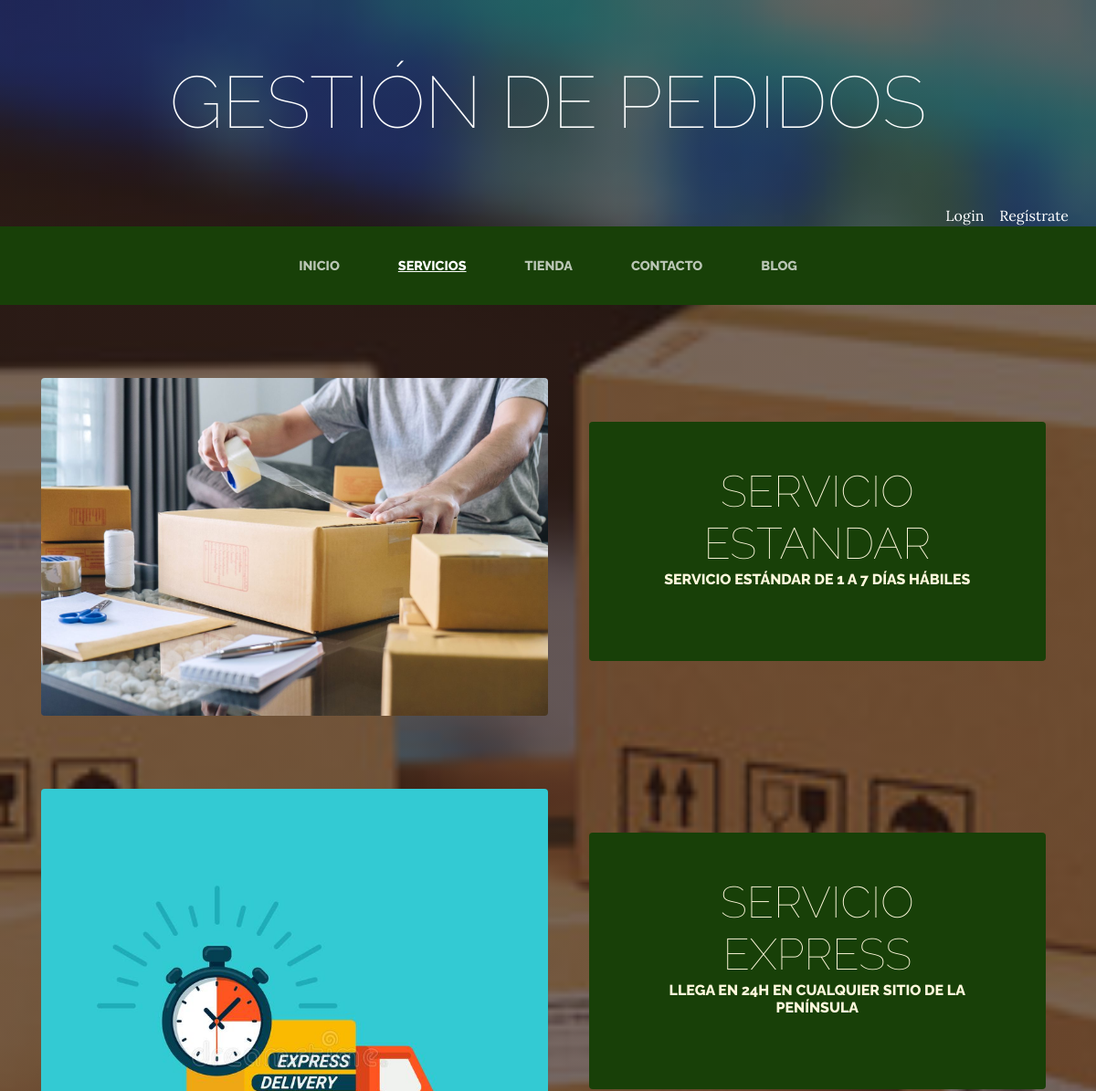
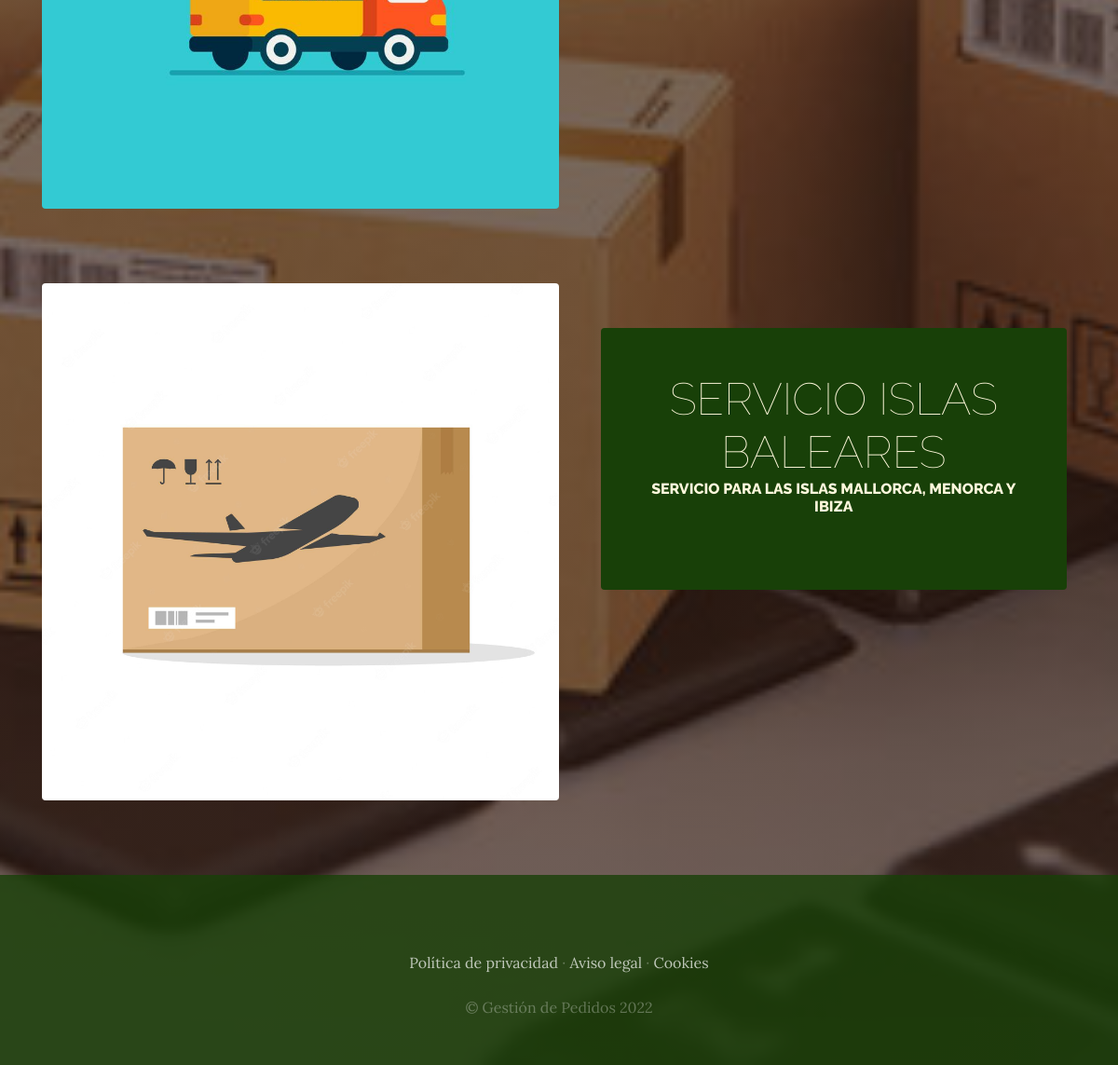
The app's page /servicios/ with its own data (2 pictures, top to bottom).
### servicios/models.py (models this page shows, shortened)
class Servicio(models.Model):
    titulo = models.CharField(max_length=50)
    contenido = models.CharField(max_length=150)
    imagen = models.ImageField(upload_to='servicios')
    created = models.DateTimeField(auto_now_add=True)
    updated = models.DateTimeField(auto_now_add=True)
    class Meta:
        verbose_name='servicio'
        verbose_name_plural='servicios'

### servicios/views.py (the view)
# urls.py: path('servicios/', include('servicios.urls')),
def servicios(request):
    servicios=Servicio.objects.all()
    return render(request, "servicios/servicios.html",{'servicios':servicios })

### carro/context_processor.py (called while the page is built)
def importe_total_carro(request):
    total=0
    if request.user.is_authenticated:
        if 'carro' in request.session:
            for key, value in request.session["carro"].items():
                total=total+(float(value["precio"]))
    else:
        total="Debes hacer login"
    return {'importe_total_carro':total}

### servicios/templates/servicios/servicios.html
{% extends "ProyectoWebApp/base.html" %}
{% load static %}
{% block content %}
    {% for servicio in servicios %}
            <section class="page-section clearfix">
            <div class="container">
            <div class="intro">
                <img class="intro-img img-fluid mb-3 mb-lg-0 rounded" src="{{servicio.imagen.url}}" alt="" style="width: 50%;">
                <div class="intro-text left-0 text-center bg-faded p-5 rounded">
                <h2 class="section-heading mb-4" >
                    <span class="section-heading-lower">{{servicio.titulo}}</span>
                    <span class="section-heading-upper">{{servicio.contenido}}</span>
                </h2>
                </div>
            </div>
            </div>
        </section>
    {% endfor %}
{% endblock %}

### ProyectoWebApp/static/ProyectoWebApp/css/gestion.css (style rules this page uses)
body { font-family: 'Lora'; background: linear-gradient(rgba(47, 23, 15, 0.65), rgba(47, 23, 15, 0.65)), url("../img/bg_main2.jpg"); background-attachment: fixed; background-position: center; background-size: cover; }
h1, h2, h3, h4, h5, h6 { font-family: 'Raleway'; }
.page-section { margin-top: 5rem; margin-bottom: 5rem; }
.section-heading { text-transform: uppercase; }
.section-heading .section-heading-upper { display: block; font-size: 1rem; font-weight: 800; padding-bottom:.5rem; }
.section-heading .section-heading-lower { display: block; font-size: 3rem; font-weight: 100; }
.bg-faded { background-color: rgba(255, 255, 255, 0.85); }
.intro { position: relative; }
@media (min-width: 992px) { .intro .intro-img { width: 75%; float: left; } }
@media (min-width: 992px) { .intro .intro-text { left: 600; width: 60%; margin-top: 3rem; background-color: rgba(24, 64, 8); color: cornsilk; position: absolute; } }
@media (min-width: 1200px) { .intro .intro-text { width: 45%; } }

### records on screen
Servicio: imagen (picture), titulo "SERVICIO ESTANDAR", contenido "SERVICIO ESTÁNDAR DE 1 A 7 DÍAS HÁBILES"
Servicio: imagen (picture), titulo "SERVICIO EXPRESS", contenido "LLEGA EN 24H EN CUALQUIER SITIO DE LA PENÍNSULA"
Servicio: imagen (picture), titulo "SERVICIO ISLAS BALEARES", contenido "SERVICIO PARA LAS ISLAS MALLORCA, MENORCA Y IBIZA"
